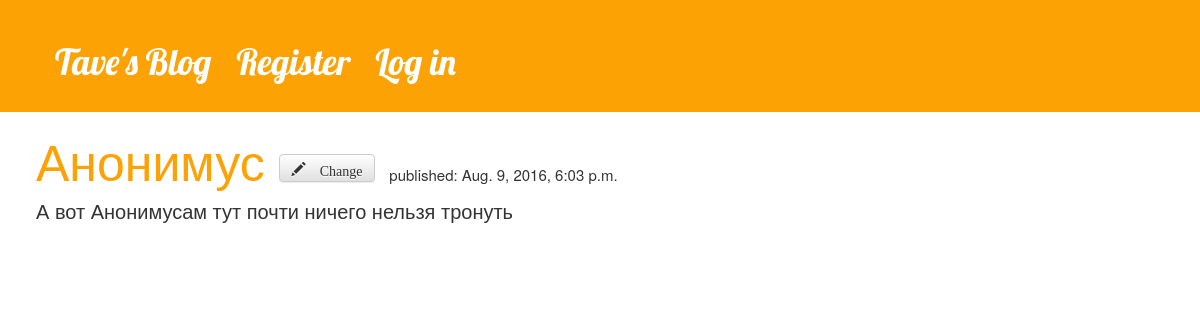
/blog/post/18/, run on the app's committed database.
### blog/models.py (models this page shows, shortened)
class Post(models.Model):
    author = models.ForeignKey('auth.User')
    title = models.CharField(max_length=200)
    text = models.TextField()
    created_date = models.DateTimeField(default=timezone.now)
    published_date = models.DateTimeField(blank=True, null=True)

### blog/views.py (the view)
# urls.py: url(r'^post/(?P<pk>[0-9]+)/$', views.post_detail, name='post_detail'),
def post_detail(request, pk):
    post = [get_object_or_404(Post, pk=pk)]
    return render(request, "blog/blog_page.html", {"posts": post})

### blog/templates/blog/blog_page.html
{% extends 'blog/base.html' %}
{% block content %}
    {% for post in posts %}
        <h1 class="post_title">
            <a href="{% url 'post_detail' pk=post.pk %}">{{ post.title }}</a>
            <a class="btn btn-default" href="{% url 'post_edit' pk=post.pk %}">
                <span class="glyphicon glyphicon-pencil">
                    Change
                </span>
            </a>
            <span class="published">published: {{ post.published_date }}</span>
        </h1>
        <p class="text">{{ post.text }} </p>
        <br>
    {% endfor %}
{% endblock content %}

### blog/static/css/blog.css (style rules this page uses)
h1 a { color: #FCA205; }
.text { font-size: 20; }
.post_title { font-size: 50; }
.published { font-size: 15; }

### data on the page
Post: title "Анонимус", published_date "Aug. 9, 2016, 6:03 p.m.", text "А вот Анонимусам тут почти ничего нельзя тронуть"
